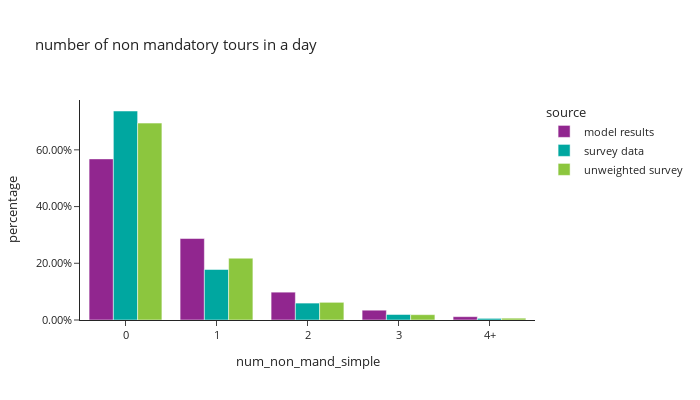

Notebook code cell kept with this figure:
### Code cell
# number of mandatory tours
per_data['num_non_mand_simple'] = per_data['num_non_mand'].apply(lambda x: "4+" if x>=4.0 else str(x))
df_plot = per_data.groupby(['num_non_mand_simple','source'])['hh_weight_2017_2019'].sum().reset_index()

df_plot['percentage'] = df_plot.groupby(['source'], group_keys=False)['hh_weight_2017_2019']. \
    apply(lambda x: x / float(x.sum()))

fig = px.bar(df_plot, x="num_non_mand_simple", y="percentage", color="source",barmode="group",
             title="number of non mandatory tours in a day")
fig.update_layout(height=400, width=700, yaxis=dict(tickformat=".2%"))
fig.show()

### Figure 1 — Plotly figure (JSON) as saved in the notebook; plotly's stock layout.template omitted (floating-point values rounded to 4 significant figures)
{"data": [{"alignmentgroup": "True", "hovertemplate": "source=model results<br>num_non_mand_simple=%{x}<br>percentage=%{y}<extra></extra>", "legendgroup": "model results", "marker": {"color": "#91268F", "pattern": {"shape": ""}}, "name": "model results", "offsetgroup": "model results", "orientation": "v", "showlegend": true, "textposition": "auto", "type": "bar", "x": ["0", "1", "2", "3", "4+"], "xaxis": "x", "y": [0.5682, 0.2873, 0.09819, 0.03459, 0.01173], "yaxis": "y"}, {"alignmentgroup": "True", "hovertemplate": "source=survey data<br>num_non_mand_simple=%{x}<br>percentage=%{y}<extra></extra>", "legendgroup": "survey data", "marker": {"color": "#00A7A0", "pattern": {"shape": ""}}, "name": "survey data", "offsetgroup": "survey data", "orientation": "v", "showlegend": true, "textposition": "auto", "type": "bar", "x": ["0", "1", "2", "3", "4+"], "xaxis": "x", "y": [0.737, 0.1781, 0.05966, 0.01941, 0.005759], "yaxis": "y"}, {"alignmentgroup": "True", "hovertemplate": "source=unweighted survey<br>num_non_mand_simple=%{x}<br>percentage=%{y}<extra></extra>", "legendgroup": "unweighted survey", "marker": {"color": "#8CC63E", "pattern": {"shape": ""}}, "name": "unweighted survey", "offsetgroup": "unweighted survey", "orientation": "v", "showlegend": true, "textposition": "auto", "type": "bar", "x": ["0", "1", "2", "3", "4+"], "xaxis": "x", "y": [0.6944, 0.218, 0.06235, 0.01878, 0.00649], "yaxis": "y"}], "layout": {"barmode": "group", "height": 400, "legend": {"title": {"text": "source"}, "tracegroupgap": 0}, "title": {"text": "number of non mandatory tours in a day"}, "width": 700, "xaxis": {"anchor": "y", "domain": [0.0, 1.0], "title": {"text": "num_non_mand_simple"}}, "yaxis": {"anchor": "x", "domain": [0.0, 1.0], "tickformat": ".2%", "title": {"text": "percentage"}}}}
